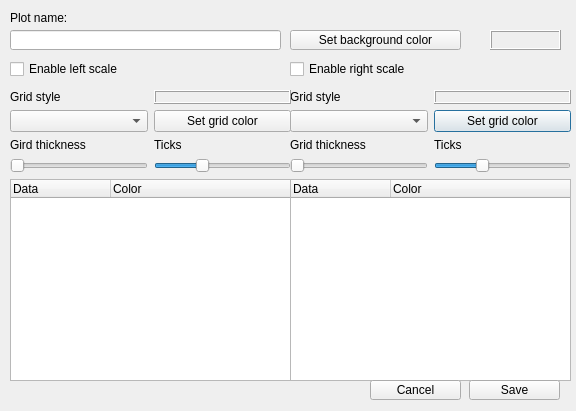
<?xml version="1.0" encoding="UTF-8"?>
<ui version="4.0">
 <class>Dialog_definePlot</class>
 <widget class="QDialog" name="Dialog_definePlot">
  <property name="geometry">
   <rect>
    <x>0</x>
    <y>0</y>
    <width>576</width>
    <height>411</height>
   </rect>
  </property>
  <property name="minimumSize">
   <size>
    <width>576</width>
    <height>411</height>
   </size>
  </property>
  <property name="maximumSize">
   <size>
    <width>576</width>
    <height>411</height>
   </size>
  </property>
  <property name="windowTitle">
   <string>Plot definition</string>
  </property>
  <widget class="QWidget" name="widget_right" native="true">
   <property name="geometry">
    <rect>
     <x>290</x>
     <y>90</y>
     <width>281</width>
     <height>291</height>
    </rect>
   </property>
   <property name="minimumSize">
    <size>
     <width>281</width>
     <height>291</height>
    </size>
   </property>
   <property name="maximumSize">
    <size>
     <width>281</width>
     <height>291</height>
    </size>
   </property>
   <layout class="QGridLayout" name="gridLayout_4">
    <item row="3" column="0">
     <widget class="QSlider" name="slider_thickRight">
      <property name="maximum">
       <number>5</number>
      </property>
      <property name="orientation">
       <enum>Qt::Horizontal</enum>
      </property>
      <property name="invertedAppearance">
       <bool>false</bool>
      </property>
      <property name="invertedControls">
       <bool>false</bool>
      </property>
      <property name="tickPosition">
       <enum>QSlider::NoTicks</enum>
      </property>
     </widget>
    </item>
    <item row="2" column="0">
     <widget class="QLabel" name="label_7">
      <property name="text">
       <string>Grid thickness</string>
      </property>
     </widget>
    </item>
    <item row="3" column="1">
     <widget class="QSlider" name="slider_ticksRight">
      <property name="minimum">
       <number>1</number>
      </property>
      <property name="maximum">
       <number>10</number>
      </property>
      <property name="pageStep">
       <number>2</number>
      </property>
      <property name="value">
       <number>4</number>
      </property>
      <property name="tracking">
       <bool>true</bool>
      </property>
      <property name="orientation">
       <enum>Qt::Horizontal</enum>
      </property>
      <property name="tickPosition">
       <enum>QSlider::NoTicks</enum>
      </property>
     </widget>
    </item>
    <item row="1" column="0">
     <widget class="QComboBox" name="combo_rightScaleStyle"/>
    </item>
    <item row="1" column="1">
     <widget class="QPushButton" name="btn_rightScaleColor">
      <property name="text">
       <string>Set grid color</string>
      </property>
     </widget>
    </item>
    <item row="2" column="1">
     <widget class="QLabel" name="label_2">
      <property name="text">
       <string>Ticks</string>
      </property>
     </widget>
    </item>
    <item row="4" column="0" colspan="2">
     <widget class="QTreeWidget" name="list_rightData">
      <property name="editTriggers">
       <set>QAbstractItemView::DoubleClicked</set>
      </property>
      <property name="selectionMode">
       <enum>QAbstractItemView::NoSelection</enum>
      </property>
      <property name="indentation">
       <number>0</number>
      </property>
      <property name="rootIsDecorated">
       <bool>false</bool>
      </property>
      <property name="itemsExpandable">
       <bool>false</bool>
      </property>
      <property name="expandsOnDoubleClick">
       <bool>false</bool>
      </property>
      <attribute name="headerStretchLastSection">
       <bool>true</bool>
      </attribute>
      <column>
       <property name="text">
        <string>Data</string>
       </property>
      </column>
      <column>
       <property name="text">
        <string>Color</string>
       </property>
      </column>
     </widget>
    </item>
    <item row="0" column="0">
     <widget class="QLabel" name="label_5">
      <property name="text">
       <string>Grid style</string>
      </property>
     </widget>
    </item>
    <item row="0" column="1">
     <widget class="QFrame" name="frame_rightGridColor">
      <property name="frameShape">
       <enum>QFrame::Box</enum>
      </property>
      <property name="frameShadow">
       <enum>QFrame::Raised</enum>
      </property>
     </widget>
    </item>
   </layout>
   <zorder>list_rightData</zorder>
   <zorder>label_5</zorder>
   <zorder>btn_rightScaleColor</zorder>
   <zorder>frame_rightGridColor</zorder>
   <zorder>combo_rightScaleStyle</zorder>
   <zorder>slider_thickRight</zorder>
   <zorder>slider_ticksRight</zorder>
   <zorder>label_7</zorder>
   <zorder>label_2</zorder>
  </widget>
  <widget class="QWidget" name="widget_left" native="true">
   <property name="geometry">
    <rect>
     <x>10</x>
     <y>90</y>
     <width>281</width>
     <height>291</height>
    </rect>
   </property>
   <property name="minimumSize">
    <size>
     <width>281</width>
     <height>291</height>
    </size>
   </property>
   <property name="maximumSize">
    <size>
     <width>281</width>
     <height>291</height>
    </size>
   </property>
   <layout class="QGridLayout" name="gridLayout_5">
    <item row="2" column="0">
     <widget class="QLabel" name="label_3">
      <property name="text">
       <string>Gird thickness</string>
      </property>
     </widget>
    </item>
    <item row="3" column="0">
     <widget class="QSlider" name="slider_thickLeft">
      <property name="maximum">
       <number>5</number>
      </property>
      <property name="orientation">
       <enum>Qt::Horizontal</enum>
      </property>
      <property name="invertedAppearance">
       <bool>false</bool>
      </property>
      <property name="invertedControls">
       <bool>false</bool>
      </property>
      <property name="tickPosition">
       <enum>QSlider::NoTicks</enum>
      </property>
     </widget>
    </item>
    <item row="1" column="1">
     <widget class="QPushButton" name="btn_leftScaleColor">
      <property name="maximumSize">
       <size>
        <width>16777215</width>
        <height>24</height>
       </size>
      </property>
      <property name="text">
       <string>Set grid color</string>
      </property>
     </widget>
    </item>
    <item row="1" column="0">
     <widget class="QComboBox" name="combo_leftScaleStyle"/>
    </item>
    <item row="2" column="1">
     <widget class="QLabel" name="label_6">
      <property name="text">
       <string>Ticks</string>
      </property>
     </widget>
    </item>
    <item row="3" column="1">
     <widget class="QSlider" name="slider_ticksLeft">
      <property name="minimum">
       <number>1</number>
      </property>
      <property name="maximum">
       <number>10</number>
      </property>
      <property name="pageStep">
       <number>2</number>
      </property>
      <property name="value">
       <number>4</number>
      </property>
      <property name="tracking">
       <bool>true</bool>
      </property>
      <property name="orientation">
       <enum>Qt::Horizontal</enum>
      </property>
      <property name="tickPosition">
       <enum>QSlider::NoTicks</enum>
      </property>
     </widget>
    </item>
    <item row="4" column="0" colspan="2">
     <widget class="QTreeWidget" name="list_leftData">
      <property name="editTriggers">
       <set>QAbstractItemView::DoubleClicked</set>
      </property>
      <property name="selectionMode">
       <enum>QAbstractItemView::NoSelection</enum>
      </property>
      <property name="indentation">
       <number>0</number>
      </property>
      <property name="rootIsDecorated">
       <bool>false</bool>
      </property>
      <property name="itemsExpandable">
       <bool>false</bool>
      </property>
      <property name="expandsOnDoubleClick">
       <bool>false</bool>
      </property>
      <column>
       <property name="text">
        <string>Data</string>
       </property>
      </column>
      <column>
       <property name="text">
        <string>Color</string>
       </property>
      </column>
     </widget>
    </item>
    <item row="0" column="0">
     <widget class="QLabel" name="label_4">
      <property name="text">
       <string>Grid style</string>
      </property>
     </widget>
    </item>
    <item row="0" column="1">
     <widget class="QFrame" name="frame_leftGridColor">
      <property name="frameShape">
       <enum>QFrame::Box</enum>
      </property>
      <property name="frameShadow">
       <enum>QFrame::Raised</enum>
      </property>
     </widget>
    </item>
   </layout>
  </widget>
  <widget class="QCheckBox" name="cb_enableLeftScale">
   <property name="geometry">
    <rect>
     <x>10</x>
     <y>60</y>
     <width>271</width>
     <height>18</height>
    </rect>
   </property>
   <property name="text">
    <string>Enable left scale</string>
   </property>
  </widget>
  <widget class="QCheckBox" name="cb_enableRightScale">
   <property name="geometry">
    <rect>
     <x>290</x>
     <y>60</y>
     <width>271</width>
     <height>18</height>
    </rect>
   </property>
   <property name="text">
    <string>Enable right scale</string>
   </property>
  </widget>
  <widget class="QPushButton" name="btn_setBackground">
   <property name="geometry">
    <rect>
     <x>290</x>
     <y>30</y>
     <width>171</width>
     <height>20</height>
    </rect>
   </property>
   <property name="text">
    <string>Set background color</string>
   </property>
  </widget>
  <widget class="QLabel" name="label">
   <property name="geometry">
    <rect>
     <x>10</x>
     <y>10</y>
     <width>261</width>
     <height>16</height>
    </rect>
   </property>
   <property name="text">
    <string>Plot name:</string>
   </property>
  </widget>
  <widget class="QFrame" name="frame_background">
   <property name="geometry">
    <rect>
     <x>490</x>
     <y>30</y>
     <width>71</width>
     <height>20</height>
    </rect>
   </property>
   <property name="frameShape">
    <enum>QFrame::Box</enum>
   </property>
   <property name="frameShadow">
    <enum>QFrame::Raised</enum>
   </property>
  </widget>
  <widget class="QLineEdit" name="line_name">
   <property name="geometry">
    <rect>
     <x>10</x>
     <y>30</y>
     <width>271</width>
     <height>20</height>
    </rect>
   </property>
   <property name="maximumSize">
    <size>
     <width>16777215</width>
     <height>20</height>
    </size>
   </property>
  </widget>
  <widget class="QPushButton" name="btn_save">
   <property name="geometry">
    <rect>
     <x>469</x>
     <y>380</y>
     <width>91</width>
     <height>20</height>
    </rect>
   </property>
   <property name="text">
    <string>Save</string>
   </property>
  </widget>
  <widget class="QPushButton" name="btn_cancel">
   <property name="geometry">
    <rect>
     <x>370</x>
     <y>380</y>
     <width>91</width>
     <height>20</height>
    </rect>
   </property>
   <property name="text">
    <string>Cancel</string>
   </property>
  </widget>
 </widget>
 <resources/>
 <connections/>
</ui>
